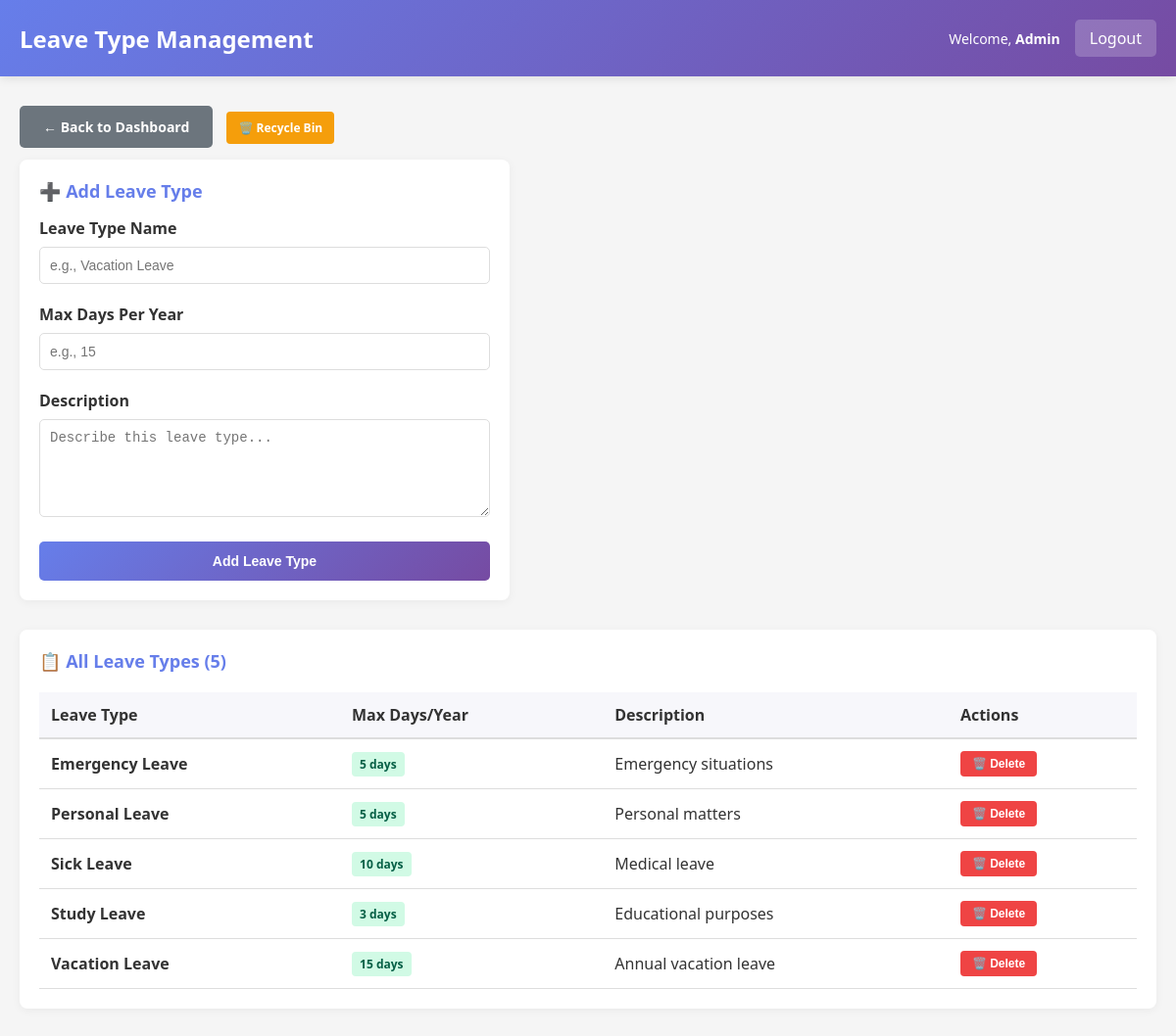
Screenshot of /admin/manage_leaves.php (signed in) with the database file from the repository.
### tables this page shows
CREATE TABLE `employees` (
  `employee_id` int(11) NOT NULL AUTO_INCREMENT,
  `employee_code` varchar(20) NOT NULL,
  `first_name` varchar(50) NOT NULL,
  `last_name` varchar(50) NOT NULL,
  `email` varchar(100) NOT NULL,
  `phone` varchar(20) DEFAULT NULL,
  `position` varchar(100) DEFAULT NULL,
  `salary` decimal(10,2) DEFAULT NULL,
  `date_hired` date DEFAULT NULL,
  `status` enum('active','inactive') DEFAULT 'active',
  `created_at` timestamp NOT NULL DEFAULT current_timestamp(),
  `updated_at` timestamp NOT NULL DEFAULT current_timestamp() ON UPDATE current_timestamp(),
  `department` varchar(100) DEFAULT NULL,
  `qr_code` varchar(255) DEFAULT NULL,
  `qr_generated_date` datetime DEFAULT NULL,
  PRIMARY KEY (`employee_id`),
  UNIQUE KEY `employee_code` (`employee_code`),
  UNIQUE KEY `email` (`email`)
);

CREATE TABLE `leave_types` (
  `leave_type_id` int(11) NOT NULL AUTO_INCREMENT,
  `leave_type_name` varchar(50) NOT NULL,
  `max_days_per_year` int(11) DEFAULT NULL,
  `description` text DEFAULT NULL,
  `created_at` timestamp NOT NULL DEFAULT current_timestamp(),
  `is_deleted` tinyint(1) DEFAULT 0,
  `deleted_at` timestamp NULL DEFAULT NULL,
  `deleted_by` int(11) DEFAULT NULL,
  PRIMARY KEY (`leave_type_id`),
  KEY `idx_leave_types_deleted` (`is_deleted`,`deleted_at`)
);

### includes/functions.php (called while the page is built, shortened)
<?php
function get_employee_info($conn, $employee_id) {
    $stmt = $conn->prepare("SELECT * FROM employees WHERE employee_id = ? LIMIT 1");
    $stmt->bind_param("i", $employee_id);
    $stmt->execute();
    $res = $stmt->get_result();
    $row = $res->fetch_assoc();
    return $row ?: null;
}
?>

### admin/manage_leaves.php (the view, shortened to what this page needs)
<?php
require_once '../config/database.php';
require_once '../includes/functions.php';
$admin = get_employee_info($conn, $_SESSION['employee_id']);
$leave_types = [];
$stmt = $conn->prepare("SELECT leave_type_id, leave_type_name, max_days_per_year, description FROM leave_types WHERE is_deleted = FALSE ORDER BY leave_type_name");
if ($stmt) {
    $stmt->execute();
    $res = $stmt->get_result();
    $leave_types = $res ? $res->fetch_all(MYSQLI_ASSOC) : [];
}
?>
<!DOCTYPE html>
<html lang="en">
<head>
    <link rel="stylesheet" href="../assets/css/style.css">
</head>
<body>
    <div class="navbar">
        <h2>Leave Type Management</h2>
        <div class="navbar-user">
            <span>Welcome, <strong><?php echo htmlspecialchars($admin['first_name']); ?></strong></span>
            <a href="../logout.php">Logout</a>
        </div>
    </div>
    <div class="container">
        <a href="dashboard.php" class="btn btn-secondary" style="margin-bottom: 12px;">← Back to Dashboard</a>
        <a href="recycle_bin.php" class="recycle-link">🗑️ Recycle Bin</a>
        <div class="card" style="max-width: 500px; margin-bottom: 30px;">
            <h3>➕ Add Leave Type</h3>
            <form method="POST">
                <div class="form-group">
                    <label for="leave_type_name">Leave Type Name</label>
                    <input type="text" name="leave_type_name" id="leave_type_name" placeholder="e.g., Vacation Leave" required>
                </div>
                <div class="form-group">
                    <label for="max_days">Max Days Per Year</label>
                    <input type="number" name="max_days" id="max_days" min="1" placeholder="e.g., 15" required>
                </div>
                <div class="form-group">
                    <label for="description">Description</label>
                    <textarea name="description" id="description" placeholder="Describe this leave type..."></textarea>
                </div>
                <button type="submit" name="add_leave" class="btn btn-primary" style="width: 100%;">Add Leave Type</button>
            </form>
        </div>
        <div class="table-container">
            <h3>📋 All Leave Types (<?php echo count($leave_types); ?>)</h3>
            <?php if (empty($leave_types)): ?>
                <div style="padding: 20px; text-align: center; color: #666;">No leave types found. Create one above!</div>
            <?php else: ?>
                <table>
                    <thead>
                        <tr>
                            <th>Leave Type</th>
                            <th>Max Days/Year</th>
                            <th>Description</th>
                            <th>Actions</th>
                        </tr>
                    </thead>
                    <tbody>
                        <?php foreach ($leave_types as $leave): ?>
                        <tr>
                            <td><strong><?php echo htmlspecialchars($leave['leave_type_name']); ?></strong></td>
                            <td><span class="badge-success"><?php echo (int)$leave['max_days_per_year']; ?> days</span></td>
                            <td><?php echo htmlspecialchars($leave['description'] ?? '-'); ?></td>
                            <td>
                                <form method="POST" style="display:inline;" onsubmit="return confirm('Move this leave type to recycle bin?');">
                                    <button class="btn-delete" type="submit">🗑️ Delete</button>
                                </form>
                            </td>
                        </tr>
                        <?php endforeach; ?>
                    </tbody>
                </table>
            <?php endif; ?>
        </div>
    </div>
</body>
</html>

### assets/css/style.css (style rules this page uses)
* { margin: 0; padding: 0; box-sizing: border-box; }
body { font-family: 'Segoe UI', Tahoma, Geneva, Verdana, sans-serif; background-color: #f5f5f5; color: #333; }
.navbar { background: linear-gradient(135deg, #667eea 0%, #764ba2 100%); color: white; padding: 20px; display: flex; justify-content: space-between; align-items: center; box-shadow: 0 2px 10px rgba(0, 0, 0, 0.1); }
.navbar h2 { font-size: 24px; font-weight: 600; }
.navbar-user { display: flex; gap: 15px; align-items: center; }
.navbar-user span { font-size: 14px; }
.navbar-user a { background: rgba(255, 255, 255, 0.2); color: white; padding: 8px 15px; text-decoration: none; border-radius: 5px; transition: background 0.3s; }
.container { max-width: 1200px; margin: 30px auto; padding: 0 20px; }
.card { background: white; border-radius: 8px; padding: 20px; margin-bottom: 20px; box-shadow: 0 2px 10px rgba(0, 0, 0, 0.05); }
.card h3 { color: #667eea; margin-bottom: 15px; font-size: 18px; }
.btn { display: inline-block; padding: 12px 24px; border: none; border-radius: 5px; cursor: pointer; font-size: 14px; font-weight: 600; text-decoration: none; transition: all 0.3s; }
.btn-primary { background: linear-gradient(135deg, #667eea 0%, #764ba2 100%); color: white; }
.btn-secondary { background: #6c757d; color: white; }
.table-container { background: white; border-radius: 8px; padding: 20px; margin-bottom: 20px; box-shadow: 0 2px 10px rgba(0, 0, 0, 0.05); }
.table-container h3 { color: #667eea; margin-bottom: 20px; font-size: 18px; }
table { width: 100%; border-collapse: collapse; }
table thead { background-color: #f8f9fa; border-bottom: 2px solid #ddd; }
table th { padding: 12px; text-align: left; font-weight: 600; color: #333; }
table td { padding: 12px; border-bottom: 1px solid #ddd; }
.badge-success { background-color: #d4edda; color: #155724; }
.form-group { margin-bottom: 20px; }
label { display: block; margin-bottom: 8px; font-weight: 600; color: #333; }
input[type="text"], input[type="email"], input[type="password"], input[type="number"], input[type="date"], select, textarea { width: 100%; padding: 10px; border: 1px solid #ddd; border-radius: 5px; font-size: 14px; transition: border-color 0.3s; }
textarea { resize: vertical; min-height: 100px; }

### admin/manage_leaves.php (style rules this page uses)
.recycle-link { display: inline-block; margin-left: 10px; padding: 8px 12px; background: #f59e0b; color: white; text-decoration: none; border-radius: 4px; font-weight: 600; font-size: 12px; }
table { width: 100%; border-collapse: collapse; }
th, td { padding: 12px; text-align: left; border-bottom: 1px solid #eee; }
th { background: #f7f7fb; font-weight: 600; }
.btn-delete { background: #ef4444; color: white; padding: 6px 12px; border: none; border-radius: 4px; cursor: pointer; font-size: 12px; font-weight: 600; }
.badge-success { display: inline-block; background: #d1fae5; color: #065f46; padding: 4px 8px; border-radius: 4px; font-weight: 600; font-size: 12px; }

### rows the page displays
employees: first_name "Admin"
leave_types: leave_type_name "Emergency Leave", max_days_per_year "5", description "Emergency situations"
leave_types: leave_type_name "Personal Leave", max_days_per_year "5", description "Personal matters"
leave_types: leave_type_name "Sick Leave", max_days_per_year "10", description "Medical leave"
leave_types: leave_type_name "Study Leave", max_days_per_year "3", description "Educational purposes"
leave_types: leave_type_name "Vacation Leave", max_days_per_year "15", description "Annual vacation leave"

### other values shown
count($leave_types) "5"
